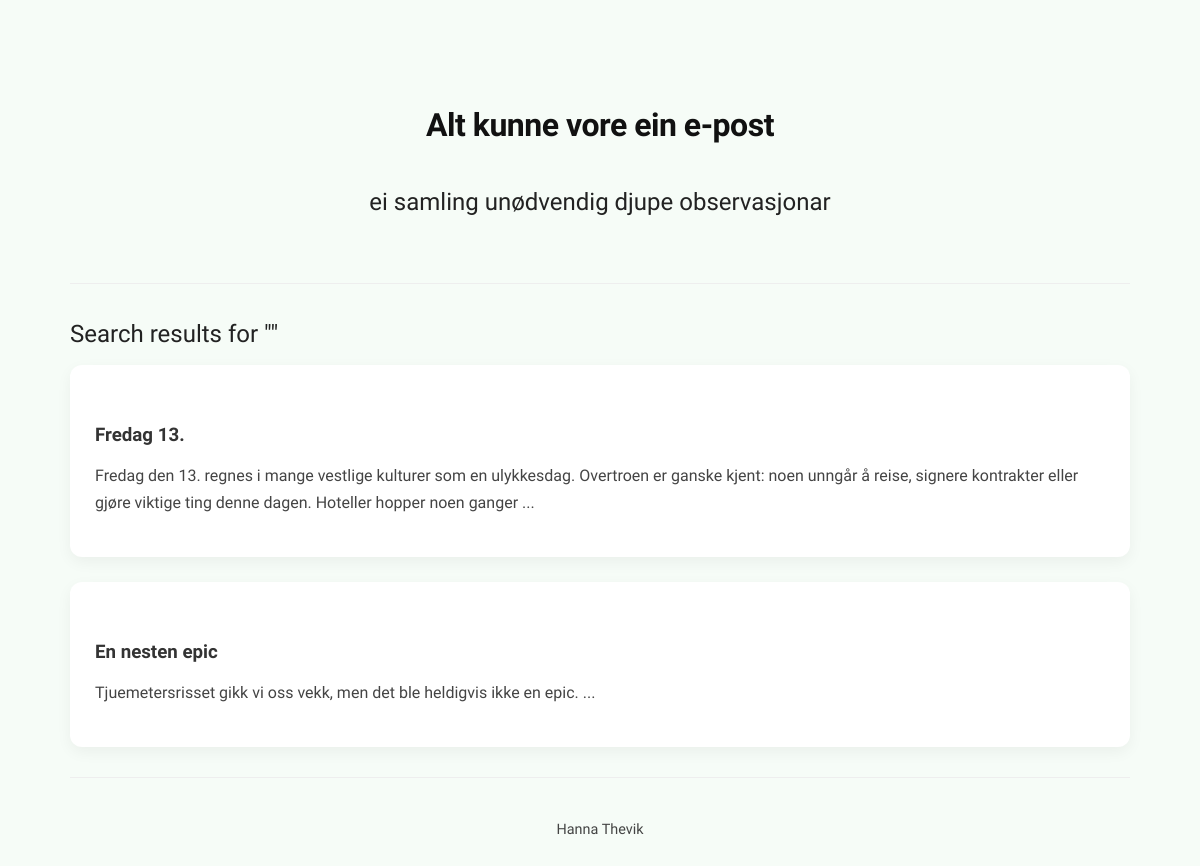
The page /search on the database as committed earlier.
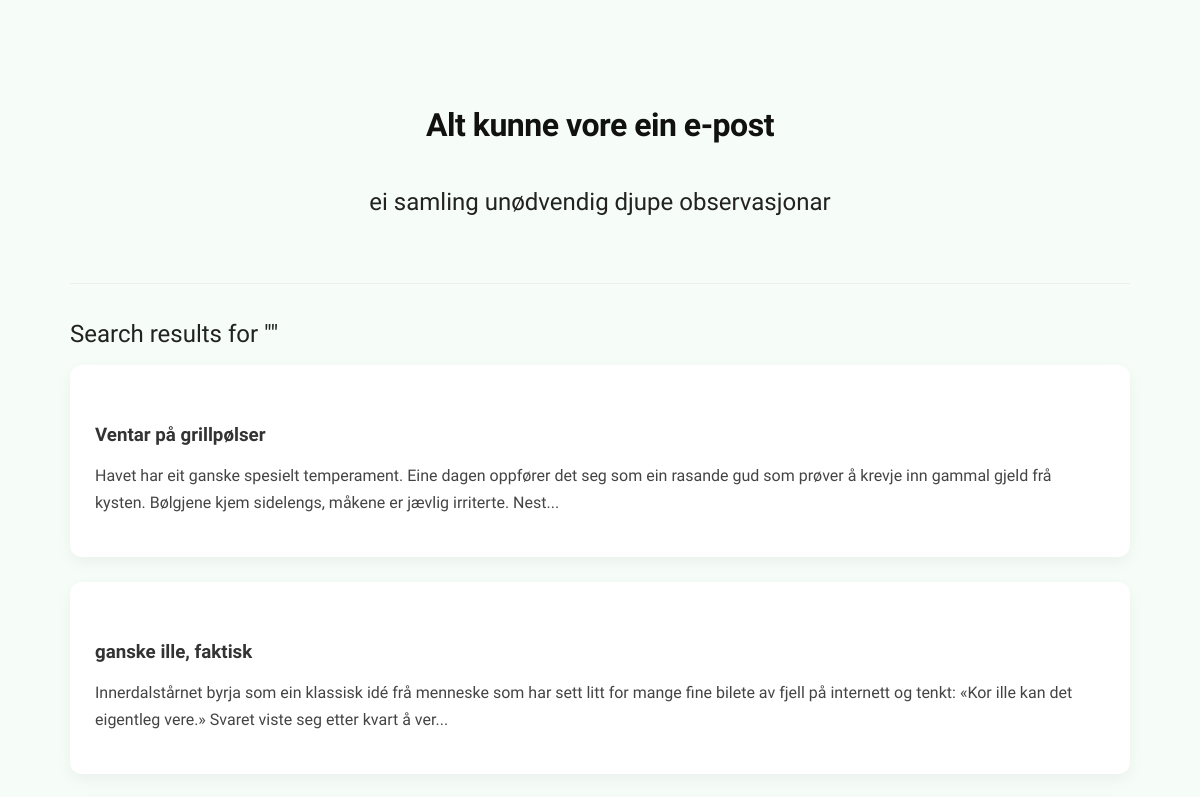
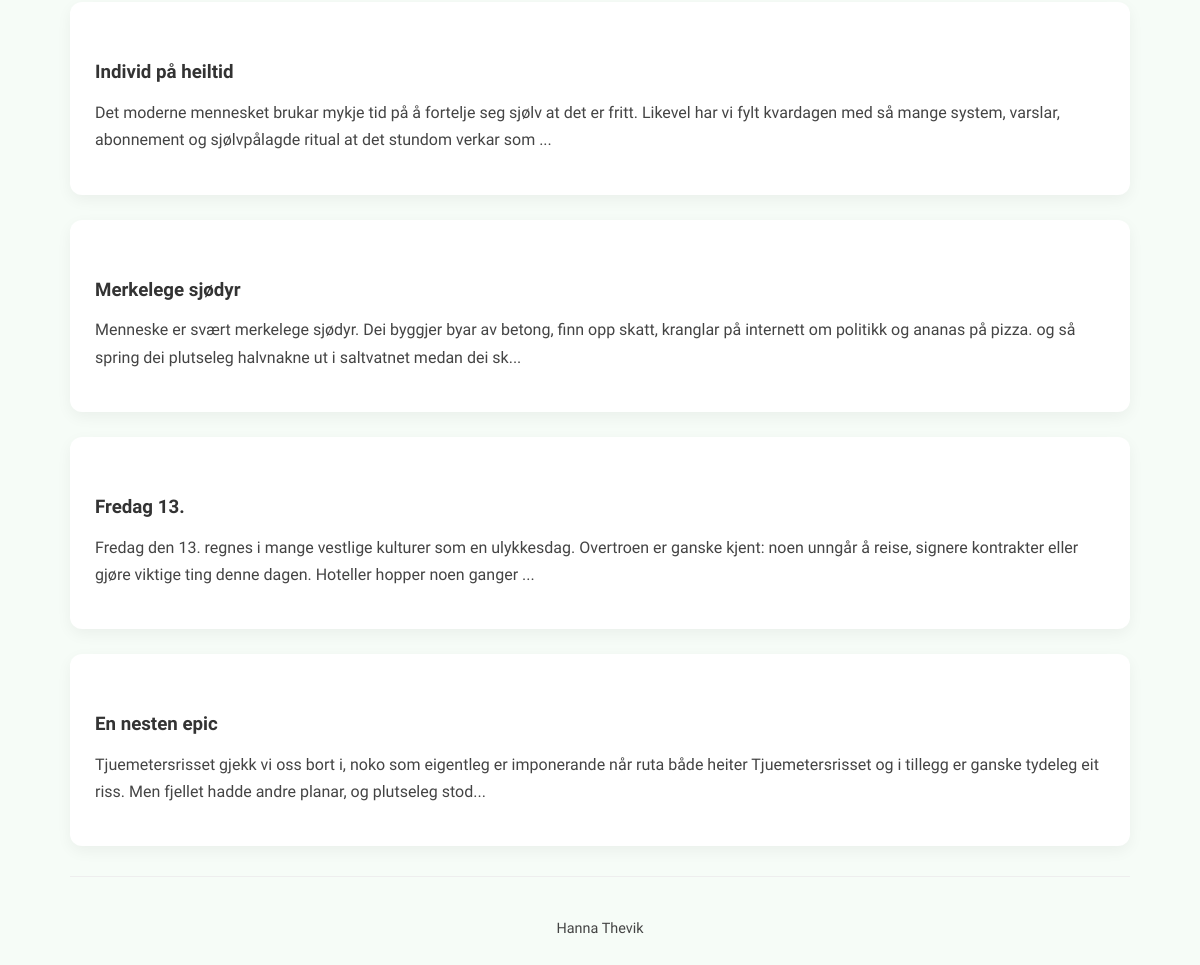
The same page on the database as committed later (2 pictures, top to bottom).
### tables this page shows
CREATE TABLE posts (
    id INTEGER PRIMARY KEY AUTOINCREMENT,
    title TEXT NOT NULL,
    body TEXT NOT NULL,
    tags TEXT,
    image TEXT,
    created TIMESTAMP DEFAULT CURRENT_TIMESTAMP
);

### app.py (the view)
@app.route("/search")
def search():
    query = request.args.get("q", "").lower()
    posts = db.get_posts()
    results = []
    for post in posts:
        title = (post["title"] or "").lower()
        body = (post["body"] or "").lower()
        tags = (post["tags"] or "").lower()
        if (
            query in title
            or query in body
            or query in tags
        ):
            results.append(post)
    return render_template(
        "search_results.html",
        posts=results,
        query=query
    )

### db.py (called while the page is built)
def get_db():
    conn = sqlite3.connect(DATABASE)
    conn.row_factory = sqlite3.Row
    return conn

def get_posts():
    conn = get_db()
    posts = conn.execute("""
    SELECT
        posts.*,
        COUNT(comments.id) AS comment_count
    FROM posts
    LEFT JOIN comments
    ON posts.id = comments.post_id
    GROUP BY posts.id
    ORDER BY posts.created DESC
""").fetchall()
    conn.close()
    return posts

### templates/search_results.html
{% extends "base.html" %}
{% block content %}
<h2>Search results for "{{ query }}"</h2>
{% if posts %}
    {% for post in posts %}
        <div class="post-card">
            <h3>
                <a href="{{ url_for('post', post_id=post['id']) }}">
                    {{ post["title"] }}
                </a>
            </h3>
            <p>{{ post["body"][:200] }}...</p>
        </div>
    {% endfor %}
{% else %}
<p>Ingen resultater funnet.</p>
{% endif %}
{% endblock %}

### templates/base.html (shortened to what this page needs)
<!DOCTYPE html>
<html lang="no">
<head>
    <link
        rel="stylesheet"
        href="{{ url_for('static', filename='style.css') }}"
    >
</head>
<body>
<div class="container">
<header class="site-header">
    <h1>
        <a href="{{ url_for('home') }}">
            Alt kunne vore ein e-post
        </a>
    </h1>
    <h2>
        ei samling unødvendig djupe observasjonar
    </h2>
</header>
<hr>
{% block content %}
{% endblock %}
<hr>
<footer class="footer">
    <p>Hanna Thevik</p>
</footer>
</div>
</body>
</html>

### static/style.css (style rules this page uses)
body { font-family: "Bricolage Grotesque", sans-serif; background-color: #f6fcf7; margin: 0; color: #333; padding: 3rem; font-size: 16px; line-height: 1.7; }
header { text-align: center; margin-bottom: 30px; width: 100%; }
.site-header { position: sticky; top: 0; background: #f6fcf7; padding: 20px 0; z-index: 100; }
.site-header h1 { margin: 0; text-align: center; }
.site-header a { color: #111; font-weight: 700; letter-spacing: -0.5px; }
p { color: #444; line-height: 1.7; margin-bottom: 16px; }
.footer { text-align: center; color: #888; font-size: 0.9rem; margin-top: 40px; }
h2 { margin-top: 40px; font-weight: 400; }
.post-card p { margin-top: 10px; }
h1 a { text-decoration: none; color: #222; }
h1 { text-align: center; margin-bottom: 30px; }
h2, h3 { color: #222; margin-top: 30px; margin-bottom: 10px; }
a { color: #333; text-decoration: none; }
hr { border: none; border-top: 1px solid #eee; margin: 30px 0; }
.post-card { background: white; padding: 25px; border-radius: 12px; margin-bottom: 25px; box-shadow: 0 5px 15px rgba(0,0,0,0.05); }
.container { max-width: 1100px; margin: 0 auto; padding: 30px 20px; }
* { box-sizing: border-box; }

Rows that differ between the two databases and show on the page:
added posts: title "Ventar på grillpølser", body "Havet har eit ganske spesielt temperament. Eine dagen oppfører det seg som ein rasande gud som prøver å krevje inn gammal gjeld frå kysten. Bølgjene kjem sidelengs, måkene er jævlig irriterte. Nest"
added posts: title "ganske ille, faktisk", body "Innerdalstårnet byrja som ein klassisk idé frå menneske som har sett litt for mange fine bilete av fjell på internett og tenkt: «Kor ille kan det eigentleg vere.» Svaret viste seg etter kvart å ver"
added posts: title "Individ på heiltid", body "Det moderne mennesket brukar mykje tid på å fortelje seg sjølv at det er fritt. Likevel har vi fylt kvardagen med så mange system, varslar, abonnement og sjølvpålagde ritual at det stundom verkar som"
added posts: title "Merkelege sjødyr", body "Menneske er svært merkelege sjødyr. Dei byggjer byar av betong, finn opp skatt, kranglar på internett om politikk og ananas på pizza. og så spring dei plutseleg halvnakne ut i saltvatnet medan dei sk"
changed posts "En nesten epic": body "Tjuemetersrisset gikk vi oss vekk, men det ble heldigvis ikke en epic." → "Tjuemetersrisset gjekk vi oss bort i, noko som eigentleg er imponerande når ruta både heiter Tjuemetersrisset og i tillegg er ganske tydeleg eit riss. Men fjellet hadde andre planar, og plutseleg stod"
